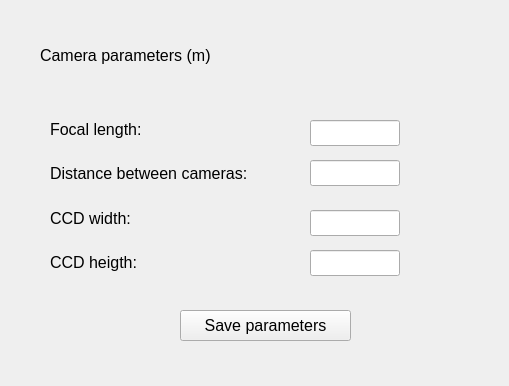
<?xml version="1.0" encoding="UTF-8"?>
<ui version="4.0">
 <class>CameraWidget</class>
 <widget class="QWidget" name="CameraWidget">
  <property name="geometry">
   <rect>
    <x>0</x>
    <y>0</y>
    <width>509</width>
    <height>386</height>
   </rect>
  </property>
  <property name="windowTitle">
   <string>Form</string>
  </property>
  <widget class="QLineEdit" name="txtFieldCCDw">
   <property name="geometry">
    <rect>
     <x>310</x>
     <y>210</y>
     <width>90</width>
     <height>26</height>
    </rect>
   </property>
   <property name="font">
    <font>
     <pointsize>12</pointsize>
    </font>
   </property>
   <property name="layoutDirection">
    <enum>Qt::RightToLeft</enum>
   </property>
  </widget>
  <widget class="QWidget" name="layoutWidget">
   <property name="geometry">
    <rect>
     <x>50</x>
     <y>110</y>
     <width>251</width>
     <height>171</height>
    </rect>
   </property>
   <property name="font">
    <font>
     <pointsize>12</pointsize>
    </font>
   </property>
   <layout class="QVBoxLayout" name="verticalLayout">
    <item>
     <widget class="QLabel" name="label">
      <property name="font">
       <font>
        <pointsize>12</pointsize>
       </font>
      </property>
      <property name="text">
       <string>Focal length:</string>
      </property>
     </widget>
    </item>
    <item>
     <widget class="QLabel" name="label_2">
      <property name="font">
       <font>
        <pointsize>12</pointsize>
       </font>
      </property>
      <property name="text">
       <string>Distance between cameras:</string>
      </property>
     </widget>
    </item>
    <item>
     <widget class="QLabel" name="label_3">
      <property name="font">
       <font>
        <pointsize>12</pointsize>
       </font>
      </property>
      <property name="text">
       <string>CCD width:</string>
      </property>
     </widget>
    </item>
    <item>
     <widget class="QLabel" name="label_5">
      <property name="font">
       <font>
        <pointsize>12</pointsize>
       </font>
      </property>
      <property name="text">
       <string>CCD heigth:</string>
      </property>
     </widget>
    </item>
   </layout>
  </widget>
  <widget class="QLineEdit" name="txtFieldFoclen">
   <property name="geometry">
    <rect>
     <x>310</x>
     <y>120</y>
     <width>90</width>
     <height>26</height>
    </rect>
   </property>
   <property name="font">
    <font>
     <pointsize>12</pointsize>
    </font>
   </property>
   <property name="layoutDirection">
    <enum>Qt::RightToLeft</enum>
   </property>
  </widget>
  <widget class="QLineEdit" name="txtFieldDistance">
   <property name="geometry">
    <rect>
     <x>310</x>
     <y>160</y>
     <width>90</width>
     <height>26</height>
    </rect>
   </property>
   <property name="font">
    <font>
     <pointsize>12</pointsize>
    </font>
   </property>
   <property name="layoutDirection">
    <enum>Qt::RightToLeft</enum>
   </property>
  </widget>
  <widget class="QLineEdit" name="txtFieldCCDh">
   <property name="geometry">
    <rect>
     <x>310</x>
     <y>250</y>
     <width>90</width>
     <height>26</height>
    </rect>
   </property>
   <property name="font">
    <font>
     <pointsize>12</pointsize>
    </font>
   </property>
   <property name="layoutDirection">
    <enum>Qt::RightToLeft</enum>
   </property>
  </widget>
  <widget class="QPushButton" name="bt_save">
   <property name="geometry">
    <rect>
     <x>180</x>
     <y>310</y>
     <width>171</width>
     <height>31</height>
    </rect>
   </property>
   <property name="font">
    <font>
     <pointsize>12</pointsize>
    </font>
   </property>
   <property name="text">
    <string>Save parameters</string>
   </property>
  </widget>
  <widget class="QLabel" name="label_4">
   <property name="geometry">
    <rect>
     <x>40</x>
     <y>40</y>
     <width>521</width>
     <height>31</height>
    </rect>
   </property>
   <property name="font">
    <font>
     <pointsize>12</pointsize>
    </font>
   </property>
   <property name="text">
    <string>Camera parameters (m)</string>
   </property>
  </widget>
 </widget>
 <resources/>
 <connections/>
</ui>
